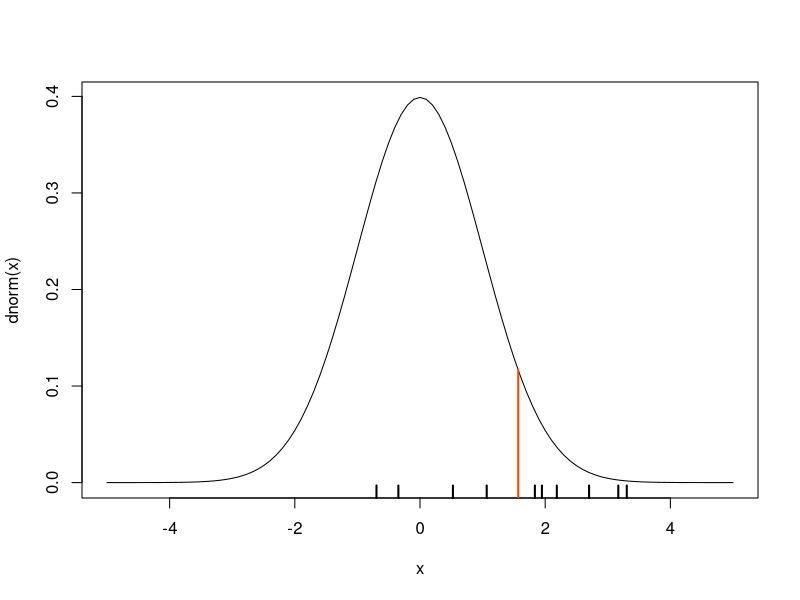

This figure's R source:
## ---- chunk 1
set.seed(1450070) #<1>
xd <- rnorm(10)
curve(dnorm(x), from = -5, to = 5)
rug(xd, lwd = 2)
segments(x0 = mean(xd), 
         x1 = mean(xd), 
         y0 = -0.2, 
         y1 = dnorm(mean(xd)), 
         lwd = 2, 
         col = "orangered",
         xlab = "", 
         ylab = "")
## ---- chunk 2
t.test(xd, mu = 0) #<1>
